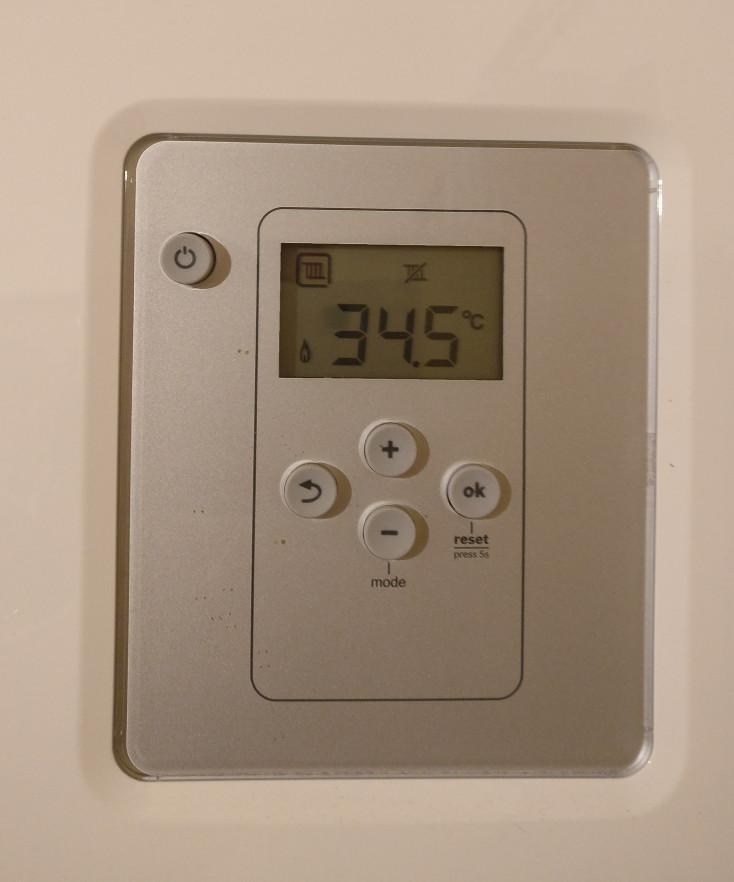
#> input picture Project_pimc+/example.jpg, 734 x 882 px, found by its file name
$ jupyter execute Project_Opencv_3.ipynb
#> lines starting #> are read from the running program, lines starting #| are printed output that depends on the picture; after the words box and inside, x2 and y2 are one past the last pixel; in counts of white or black regions, pixels touching at a corner belong together
[cell 1]
# import the necessary packages
import numpy as np
import imutils
import cv2
def is_contour_bad(c):
	# approximate the contour
	peri = cv2.arcLength(c, True)
	approx = cv2.approxPolyDP(c, 0.02 * peri, True)
	# the contour is 'bad' if it is not a rectangle
	return not len(approx) == 4

[cell 2]
# load the shapes image, convert it to grayscale, and edge edges in
# the image
image = cv2.imread('/Users/noppanutwapee/Desktop/Python_Deep-Learning/Project_pimc+/example.jpg')
#> image is the input picture: shape (882, 734, 3); mean B, G, R 129, 147.5, 166.8
gray = cv2.cvtColor(image, cv2.COLOR_BGR2GRAY)
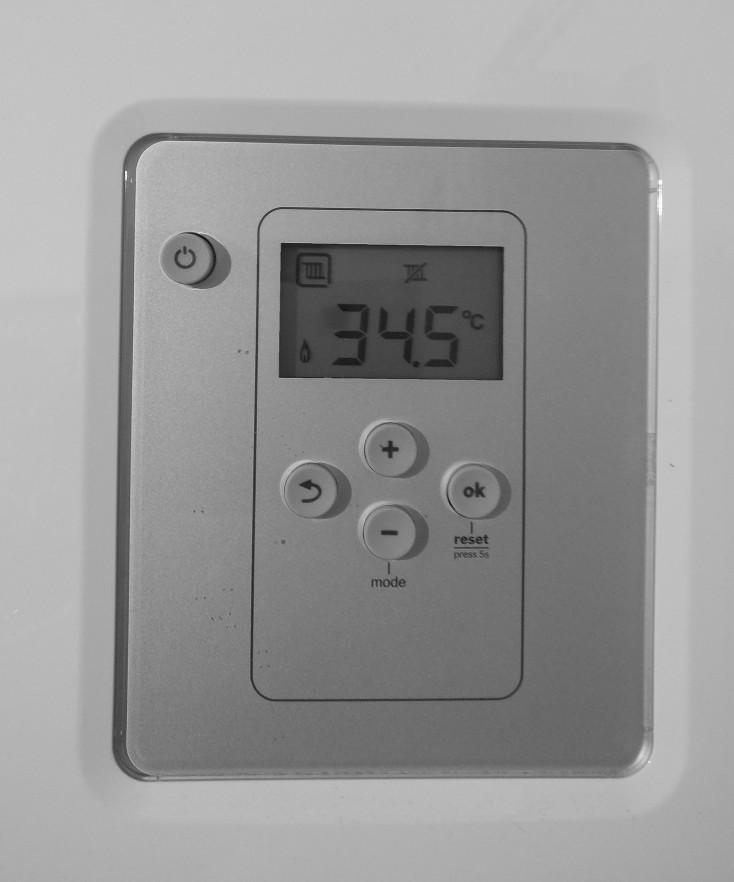
#> gray: shape (882, 734); min 9, max 253, mean 151.1
edged = cv2.Canny(gray, 50, 100)
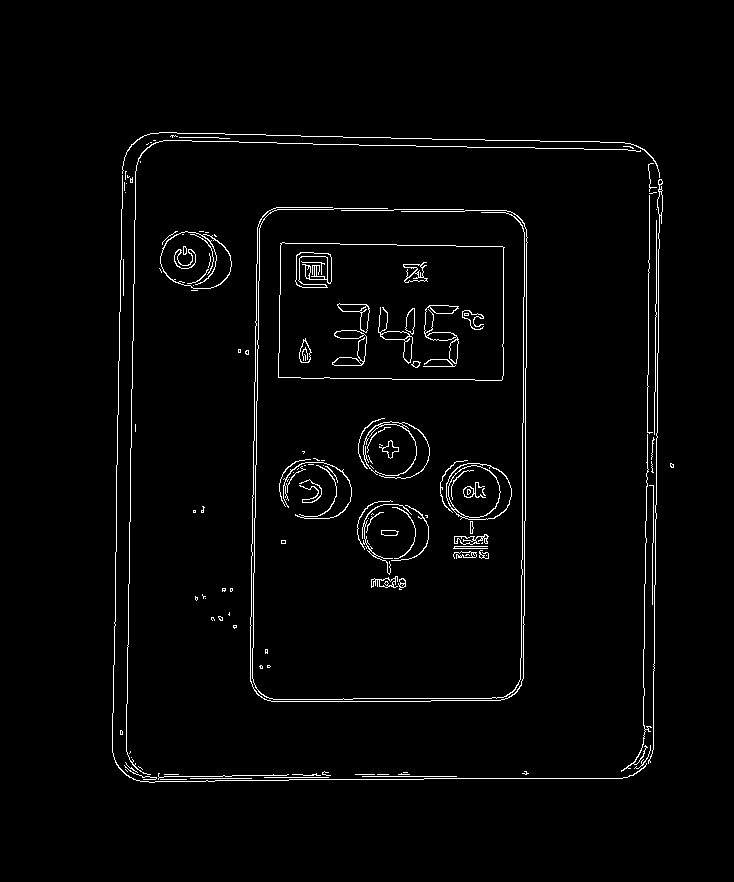
#> edged: shape (882, 734); 2.3% white in thin lines or dots, all inside (x1, y1, x2, y2) = (112, 132, 674, 783)
cv2.imshow("Original", image)
# find contours in the image and initialize the mask that will be
# used to remove the bad contours
cnts = cv2.findContours(edged.copy(), cv2.RETR_LIST, cv2.CHAIN_APPROX_SIMPLE)
#> cnts = 218 contours, 150 with area under 20; largest, box (x1, y1, x2, y2) and area: (278, 242, 505, 381) 30002, (278, 242, 504, 381) 30000, (160, 231, 232, 289) 3134, (160, 231, 232, 289) 3062, (446, 463, 512, 520) 2975
cnts = imutils.grab_contours(cnts)
mask = np.ones(image.shape[:2], dtype="uint8") * 255
# loop over the contours
for c in cnts:
	# if the contour is bad, draw it on the mask
	if is_contour_bad(c):
		cv2.drawContours(mask, [c], -1, 0, -1)
#> this loop made 218 passes
#> peri in is_contour_bad on passes 8, 9, 12: 22.83, 59.9, 20.49
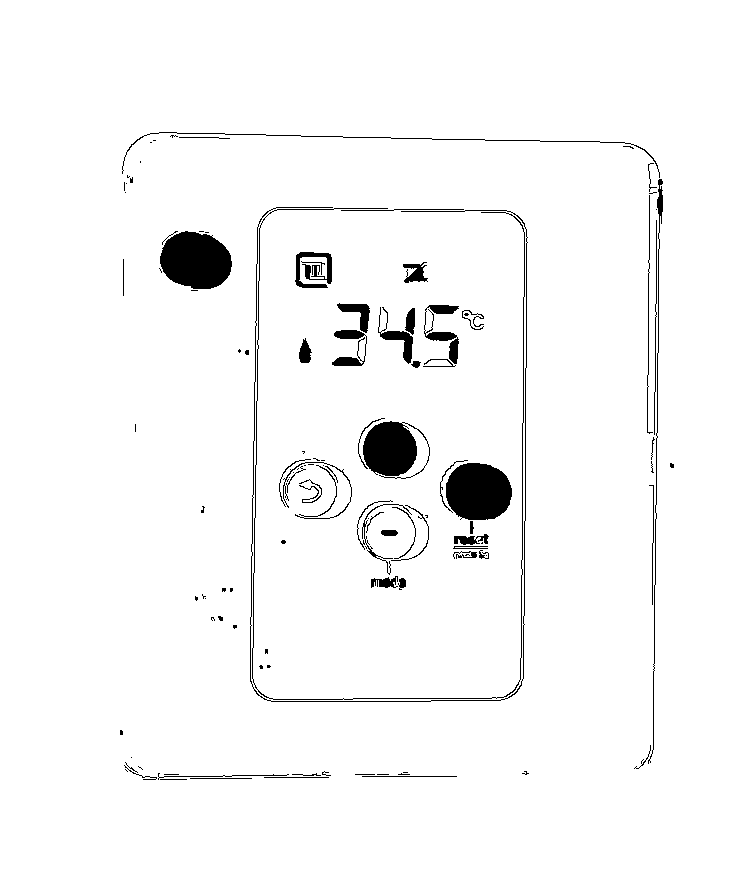
#> mask: shape (882, 734); 96.8% white; 116 black regions (61 under 20 px), largest, box (x1, y1, x2, y2) and area: (160, 231, 232, 289) 3228, (446, 463, 512, 520) 3068, (363, 421, 430, 479) 2467
# remove the contours from the image and show the resulting images
image = cv2.bitwise_and(image, image, mask=mask)
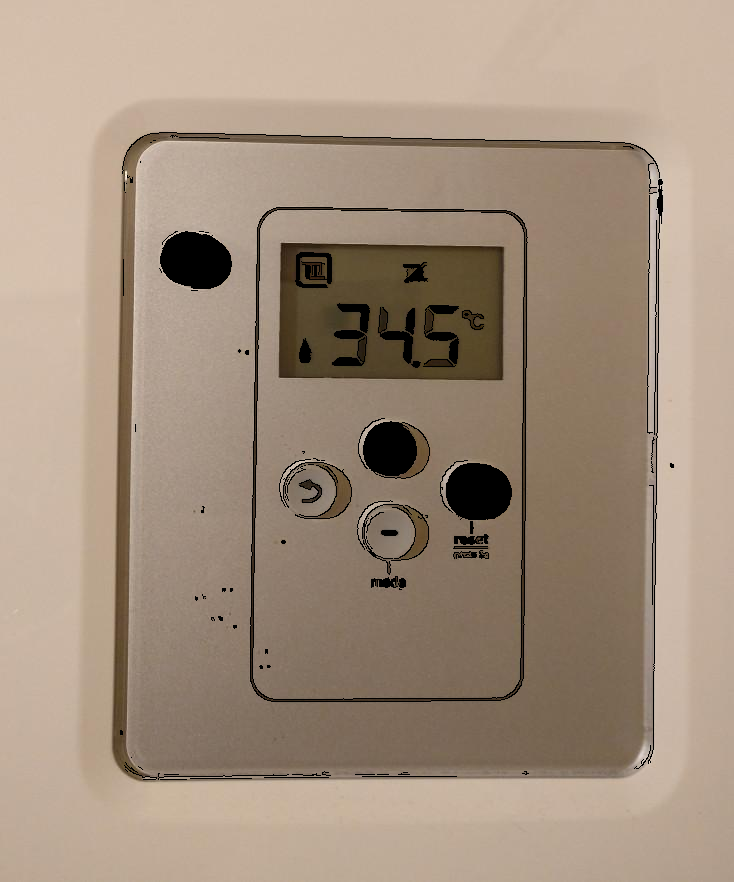
#> image: shape (882, 734, 3); mean B, G, R 126.3, 144.3, 163.1
cv2.imshow("Mask", mask)
cv2.imshow("After", image)
cv2.waitKey(0)
#> Out = 27
#cv2.destroyAllWindows
